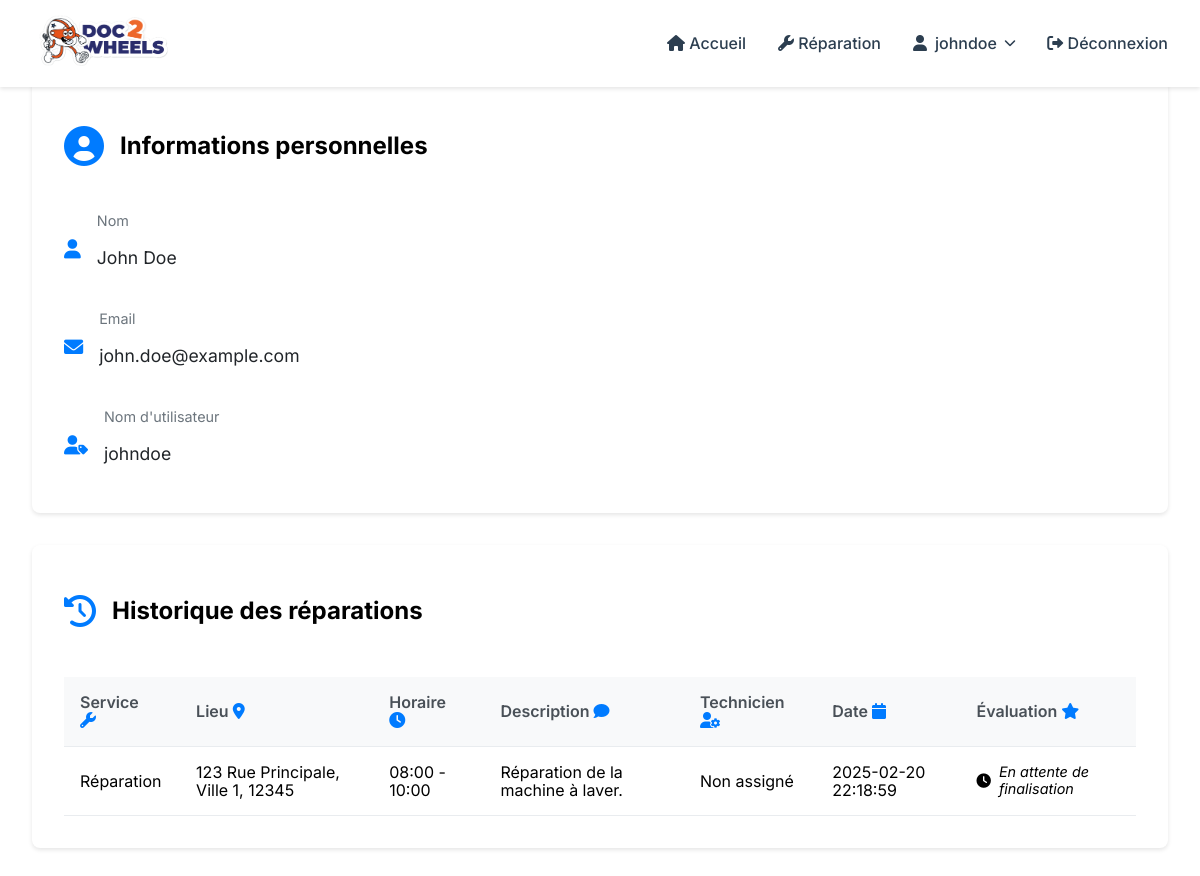
/user/profile (signed in), run on the app's committed database.
### tables this page shows
CREATE TABLE users (
    id INT AUTO_INCREMENT PRIMARY KEY,
    name VARCHAR(255) NOT NULL,
    email VARCHAR(255) NOT NULL UNIQUE,
    username VARCHAR(255) NOT NULL UNIQUE,
    password VARCHAR(255) NOT NULL,
    account_activation_hash VARCHAR(255),
    created_at TIMESTAMP DEFAULT CURRENT_TIMESTAMP
);

CREATE TABLE service_requests (
    id INT AUTO_INCREMENT PRIMARY KEY,
    user_id INT NOT NULL,
    service_id INT NOT NULL,
    location_id INT NOT NULL,
    time_slot_id INT NOT NULL,
    technician_id INT,
    description TEXT,
    completed TINYINT DEFAULT 0,
    vehicle_type ENUM('car', 'moto') NOT NULL,
    created_at TIMESTAMP DEFAULT CURRENT_TIMESTAMP,
    FOREIGN KEY (user_id) REFERENCES users(id),
    FOREIGN KEY (service_id) REFERENCES services(id),
    FOREIGN KEY (location_id) REFERENCES locations(id),
    FOREIGN KEY (time_slot_id) REFERENCES time_slots(id),
    FOREIGN KEY (technician_id) REFERENCES technicians(id)
);

CREATE TABLE services (
    id INT AUTO_INCREMENT PRIMARY KEY,
    name VARCHAR(255) NOT NULL,
    description TEXT
);

CREATE TABLE locations (
    id INT AUTO_INCREMENT PRIMARY KEY,
    street VARCHAR(255) NOT NULL,
    address TEXT NOT NULL,
    city VARCHAR(255) NOT NULL,
    postal_code VARCHAR(10) NOT NULL
);

CREATE TABLE time_slots (
    id INT AUTO_INCREMENT PRIMARY KEY,
    time_range VARCHAR(255) NOT NULL
);

### src/Lib/Controllers/AbstractController.php (called while the page is built, shortened)
<?php
abstract class AbstractController
{
  protected function render(string $template, array $data = [], string $dir = ''): Response
  {
    $response = new Response();
    extract($data);
    $path = __DIR__ . "/../../Views";
    if ($dir) {
      $path .= "/{$dir}";
    }
    $path .= "/{$template}.view.php";
    require_once $path;
    $response->setContent(ob_get_clean());
    $response->addHeader('Content-Type', 'text/html');
    return $response;
  }
}

### src/Controllers/UserController.php (called while the page is built, shortened)
<?php
class UserController extends AbstractController
{
  private $user;
  private $serviceRequest;
  private $evaluation;
  public function __construct()
  {
    $this->user = new User();
    $this->serviceRequest = new ServiceRequest();
    $this->evaluation = new Evaluation();
  }
  public function process(Request $request): Response
  {
    $user = $this->user->findUserById($_SESSION['user_id']);
    $serviceRequests = $this->serviceRequest->getServiceRequestsByUserId($_SESSION['user_id']);
    $evaluations = [];
    foreach ($serviceRequests as $request) {
      $evaluations[$request->id] = $this->evaluation->getEvaluationsByServiceRequestId($request->id);
    }
    return $this->render('user_profile', [
      'title' => 'Profil Utilisateur',
      'user' => $user,
      'serviceRequests' => $serviceRequests,
      'evaluations' => $evaluations
    ], 'user');
  }
}

### src/Lib/Http/Router.php (called while the page is built, shortened)
<?php
class Router
{
    public function route(Request $request): ?Response {
        $routesByUri = self::getRoutesFromUriRequest($request);
        $routeByMethod = self::getRoutesFromMethodRequest($request, $routesByUri);
        list($controllerName, $method) = explode('@', $routeByMethod->controller);
        $controller = new $controller();
        $params = self::extractParams($request->getUri(), $routeByMethod->path);
        return $controller->$method($request, ...$params);
    }
    private static function getRoutesFromUriRequest(Request $request): array{
        $matchingRoutes = [];
        $routes = self::getConfig();
        foreach ($routes as $route) {
            if (self::urlMatches($request, $route) && self::checkMethod($request, $route)) {
                $matchingRoutes[] = $route;
            }
        }
        return $matchingRoutes;
    }
    private static function getRoutesFromMethodRequest(Request $request, array $routes): ?object {
        foreach($routes as $route) {
            if(self::checkMethod($request, $route)) {
                return $route;
            }
        }
        return null;
    }
    private static function urlMatches(Request $request, object $route): bool {
        $requestUriParts = self::getUrlParts($request->getPath());
        $routePathParts = self::getUrlParts($route->path);
        if(self::checkUrlPartsNumberMatches($requestUriParts, $routePathParts) === false) {
            return false;
        }
        foreach($routePathParts as $key => $part) {
            if(self::isUrlPartSlug($part) === false) {
                if($part !== $requestUriParts[$key]) {
                    return false;
                }
            }else{
                $request->addSlug(substr($part, 1), $requestUriParts[$key]);
            }
        }
        return true;
    }
    private static function getUrlParts(string $url): array {
        return explode('/', trim($url, '/'));
    }
    private static function checkUrlPartsNumberMatches(array $requestUriParts, array $routePathParts): bool {
        return count($requestUriParts) === count($routePathParts);
    }
    private static function isUrlPartSlug(string $part): bool {
        return strpos($part, ':') === 0;
    }
    private static function getConfig(): array {
        $config = json_decode(file_get_contents(__DIR__ . '/../../../config/routes.json'));
        return $config;
    }
    private static function checkMethod(Request $request, object $route): bool {
        return in_array($request->getMethod(), $route->methods);
    }
    private static function extractParams(string $url, string $path): array {
        $params = [];
        return $params;
    }
}

### src/Lib/Database/Dsn.php (called while the page is built, shortened)
<?php
class Dsn {
    private string $host;
    private string $dbname;
    private string $user;
    private string $password;
    private string $port;
    public function __construct() {
        $config = $this->getConfig();
        $this->host = $config['host'];
        $this->dbname = $config['database'];
        $this->user = $config['user'];
        $this->password = $config['password'];
        $this->port = $config['port'];
    }
    private function getConfig(): array {
        $file = file_get_contents(__DIR__ . '/../../../config/database.json');
        return json_decode($file, true);
    }
    public function getDsn(): string {
        return "mysql:host={$this->host};dbname={$this->dbname};port={$this->port}";
    }
    public function getPassword(): string {
        return $this->password;
    }
    public function getUser(): string {
        return $this->user;
    }
}

### src/Lib/Database/DatabaseConnexion.php (called while the page is built, shortened)
<?php
class DatabaseConnexion
{
    private \PDO $pdo_connexion;
    private \PDOStatement $stmt;
    public function setConnexion(): self
    {
        $dsn = new Dsn();
        $this->pdo_connexion = new \PDO(
            $dsn->getDsn(),
            $dsn->getUser(),
            $dsn->getPassword()
        );
        return $this;
    }
    public function query($sql)
    {
        $this->stmt = $this->pdo_connexion->prepare($sql);
    }
    public function bind($param, $value, $type = null)
    {
        if (is_null($type)) {
            switch (true) {
                case is_int($value):
                    $type = \PDO::PARAM_INT;
                    break;
                default:
                    $type = \PDO::PARAM_STR;
            }
        }
        $this->stmt->bindValue($param, $value, $type);
    }
    public function execute(): bool
    {
        return $this->stmt->execute();
    }
    public function resultSet()
    {
        $this->execute();
        return $this->stmt->fetchAll(\PDO::FETCH_OBJ);
    }
    public function single()
    {
        $this->execute();
        return $this->stmt->fetch(\PDO::FETCH_OBJ);
    }
    public function rowCount(){
        return $this->stmt->rowCount();
    }
}

### src/Entities/User.php (called while the page is built, shortened)
<?php
class User
{
  private $dbConnexion;
  public function __construct()
  {
    $this->dbConnexion = new DatabaseConnexion();
  }
  public function findUserById($id)
  {
    $this->dbConnexion->query("SELECT * FROM users WHERE id = :id");
    $this->dbConnexion->bind(':id', $id);
    $row = $this->dbConnexion->single();
    if ($this->dbConnexion->rowCount() > 0) {
      return $row;
    } else {
      return false;
    }
  }
}

### src/Entities/ServiceRequest.php (called while the page is built, shortened)
<?php
class ServiceRequest
{
    private $dbConnexion;
    public function __construct()
    {
        $this->dbConnexion = new DatabaseConnexion();
    }
    public function getServiceRequestsByUserId($user_id)
    {
        $this->dbConnexion->query("
            SELECT sr.*,
                   s.name AS service_name,
                   l.street AS location_street,
                   l.address AS location_address,
                   l.city AS location_city,
                   l.postal_code AS location_postal_code,
                   ts.time_range,
                   t.name AS technician_name
            FROM service_requests sr
            JOIN services s ON sr.service_id = s.id
            JOIN locations l ON sr.location_id = l.id
            JOIN time_slots ts ON sr.time_slot_id = ts.id
            LEFT JOIN technicians t ON sr.technician_id = t.id
            WHERE sr.user_id = :user_id
        ");
        $this->dbConnexion->bind(':user_id', $user_id);
        return $this->dbConnexion->resultSet();
    }
}

### src/Views/user/user_profile.view.php (the view, shortened to what this page needs)
<!DOCTYPE html>
<html lang="fr">
  <head>
    <link rel="stylesheet" href="../../../sass/dist/css/main.css" />
    <link rel="stylesheet" href="https://cdnjs.cloudflare.com/ajax/libs/font-awesome/6.0.0/css/all.min.css" />
  </head>
  <body>
    <nav class="navbar">
      <div class="navbar__container">
      <a href="/home" class="navbar__logo">
        <img src="/sass/images/Doc2Wheels-logo-1.png" alt="Doc 2 Wheels Logo" style="height: 65px;">
      </a>
        <ul class="navbar__menu">
                <li class="navbar__item">
                    <a href="/home"><i class="fas fa-home"></i> Accueil</a>
                </li>
                <li class="navbar__item">
                    <a href="/service_request"><i class="fas fa-wrench"></i> Réparation</a>
                </li>
                <?php if(isset($_SESSION['user_id'])) : ?>
                    <li class="navbar__item dropdown">
                        <a href="#" class="dropdown-toggle">
                            <i class="fas fa-user"></i>
                            <?php echo explode(" ", $_SESSION['user_username'])[0]; ?>
                            <i class="fas fa-chevron-down"></i>
                        </a>
                    </li>
                    <li class="navbar__item">
                        <a href="/logout"><i class="fas fa-sign-out-alt"></i> Déconnexion</a>
                    </li>
                <?php endif; ?>
            </ul>
      </div>
    </nav>
    <div class="container" style="padding-top: 80px">
      <div class="profile-grid">
        <div class="profile-card">
          <div class="profile-header">
            <i class="fas fa-user-circle profile-icon"></i>
            <h2>Informations personnelles</h2>
          </div>
          <div class="profile-info">
            <div class="info-group">
              <i class="fas fa-user"></i>
              <div>
                <label>Nom</label>
                <p><?php echo $user->name; ?></p>
              </div>
            </div>
            <div class="info-group">
              <i class="fas fa-envelope"></i>
              <div>
                <label>Email</label>
                <p><?php echo $user->email; ?></p>
              </div>
            </div>
            <div class="info-group">
              <i class="fas fa-user-tag"></i>
              <div>
                <label>Nom d'utilisateur</label>
                <p><?php echo $user->username; ?></p>
              </div>
            </div>
          </div>
        </div>
        <div class="service-history-card">
          <div class="service-header">
            <i class="fas fa-history"></i>
            <h2>Historique des réparations</h2>
          </div>
          <div class="service-table-wrapper">
          <table class="service-table">
    <thead>
        <tr>
            <th>Service <i class="fas fa-wrench"></i></th>
            <th>Lieu <i class="fas fa-map-marker-alt"></i></th>
            <th>Horaire <i class="fas fa-clock"></i></th>
            <th>Description <i class="fas fa-comment"></i></th>
            <th>Technicien <i class="fas fa-user-cog"></i></th>
            <th>Date <i class="fas fa-calendar"></i></th>
            <th>Évaluation <i class="fas fa-star"></i></th>
        </tr>
    </thead>
    <tbody>
        <?php foreach ($serviceRequests as $request): ?>
            <tr>
                <td><?php echo $request->service_name; ?></td>
                <td><?php echo $request->location_street . ', ' . $request->location_city . ', ' . $request->location_postal_code; ?></td>
                <td><?php echo $request->time_range; ?></td>
                <td><?php echo $request->description; ?></td>
                <td><?php echo $request->technician_name ? $request->technician_name : 'Non assigné'; ?></td>
                <td><?php echo date('Y-m-d H:i:s', strtotime($request->created_at)); ?></td>
                <td>
                    <?php if ($request->completed): ?>
                        <?php if (!empty($evaluations[$request->id])): ?>
                            <div class="rating-display">
                                <div class="stars">
                                    <?php
                                    $rating = $evaluations[$request->id][0]->rating;
                                    for($i = 1; $i <= 5; $i++):
                                    ?>
                                        <i class="fas fa-star <?php echo $i <= $rating ? 'active' : ''; ?>"></i>
                                    <?php endfor; ?>
                                </div>
                                <p class="comment"><?php echo $evaluations[$request->id][0]->comment; ?></p>
                            </div>
                        <?php else: ?>
                            <form method="post" action="/service_request" class="inline-rating-form">
                                <input type="hidden" name="type" value="add_evaluation">
                                <input type="hidden" name="service_request_id" value="<?php echo $request->id; ?>">
                                <div class="star-rating">
                                    <?php for($i = 5; $i >= 1; $i--): ?>
                                        <input type="radio" id="star<?php echo $i; ?>_<?php echo $request->id; ?>"
                                               name="rating" value="<?php echo $i; ?>" required>
                                        <label for="star<?php echo $i; ?>_<?php echo $request->id; ?>">
                                            <i class="fas fa-star"></i>
                                        </label>
                                    <?php endfor; ?>
                                </div>
                                <textarea name="comment" placeholder="Votre commentaire..." required></textarea>
                                <button type="submit" class="btn btn-sm btn-primary">
                                    <i class="fas fa-paper-plane"></i>
                                </button>
                            </form>
                        <?php endif; ?>
                    <?php else: ?>
                        <span class="pending">
                            <i class="fas fa-clock"></i>
                            En attente de finalisation
                        </span>
                    <?php endif; ?>
                </td>
            </tr>
        <?php endforeach; ?>
    </tbody>
</table>
          </div>
        </div>
      </div>
    </div>
  </body>
</html>

### data on the page
users: name "John Doe", email "john.doe@example.com", username "johndoe"
service_requests: service.name "Réparation", location.street "123 Rue Principale", location.city "Ville 1", location.postal_code "12345", time_slot.time_range "08:00 - 10:00", description "Réparation de la machine à laver.", created_at "2025-02-20 22:18:59", completed 0 (drawn)

### other printed values
explode(" ", $_SESSION['user_username'])[0] "johndoe"
